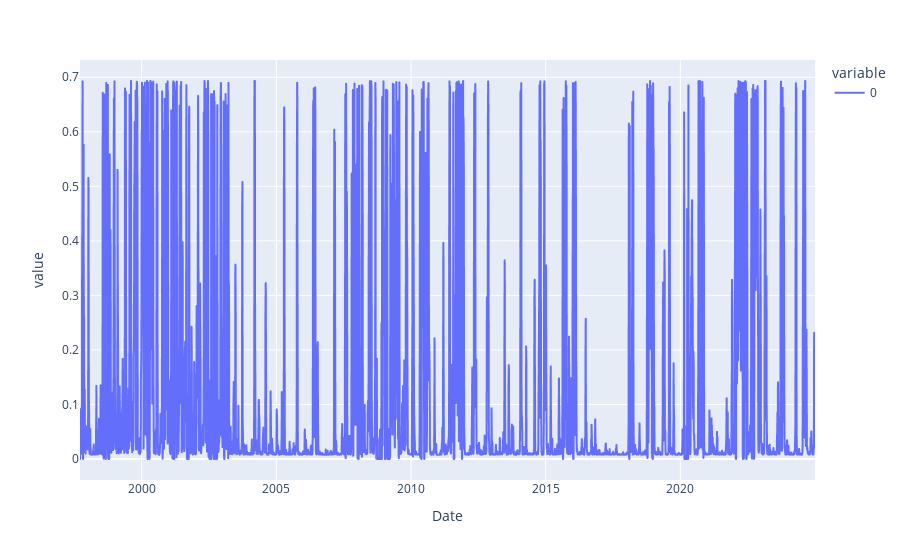

Notebook code cell kept with this figure:
### Markdown cell above
To quantify model uncertainty, the confidence of the Hidden Markov Model is derived from its posterior state probabilities. These probabilitie form a discrete distribution over the set of hidden states inferred by the model. Shannon Entropy is subsequently computed to measure classification uncertainty.

### Code cell
posteriors = hmm_model.predict_proba(prices_array)

def shannon_entropy(probs):
    '''
    This function uses the Shannon Entropy equation to quantify model uncertainty through the use of the model's returned state probabilities
    contained in the probs parameter.
    
    '''
    entropy = -np.sum(probs * np.log(probs), axis = 1)
    return entropy

entropy_hmm = shannon_entropy(posteriors)
# Adding dates back to the entropy values and accounting for the delay
# introduced by the moving window
entropy_series = pd.Series(entropy_hmm, index = prices.index[-len(entropy_hmm):])

# Plotting Entropy Series
px.line(entropy_series)

### Figure 1 — Plotly figure (JSON) as saved in the notebook; plotly's stock layout.template omitted (floating-point values rounded to 4 significant figures; data arrays with more than 128 entries replaced by an {"elided": "..."} marker saying what was removed)
{"data": [{"hovertemplate": "variable=0<br>Date=%{x}<br>value=%{y}<extra></extra>", "legendgroup": "0", "line": {"color": "#636efa", "dash": "solid"}, "marker": {"symbol": "circle"}, "mode": "lines", "name": "0", "showlegend": true, "type": "scattergl", "x": {"elided": "6873 str values"}, "xaxis": "x", "y": {"elided": "6873 float values"}, "yaxis": "y"}], "layout": {"legend": {"title": {"text": "variable"}, "tracegroupgap": 0}, "margin": {"t": 60}, "xaxis": {"anchor": "y", "domain": [0, 1], "title": {"text": "Date"}}, "yaxis": {"anchor": "x", "domain": [0, 1], "title": {"text": "value"}}}}
